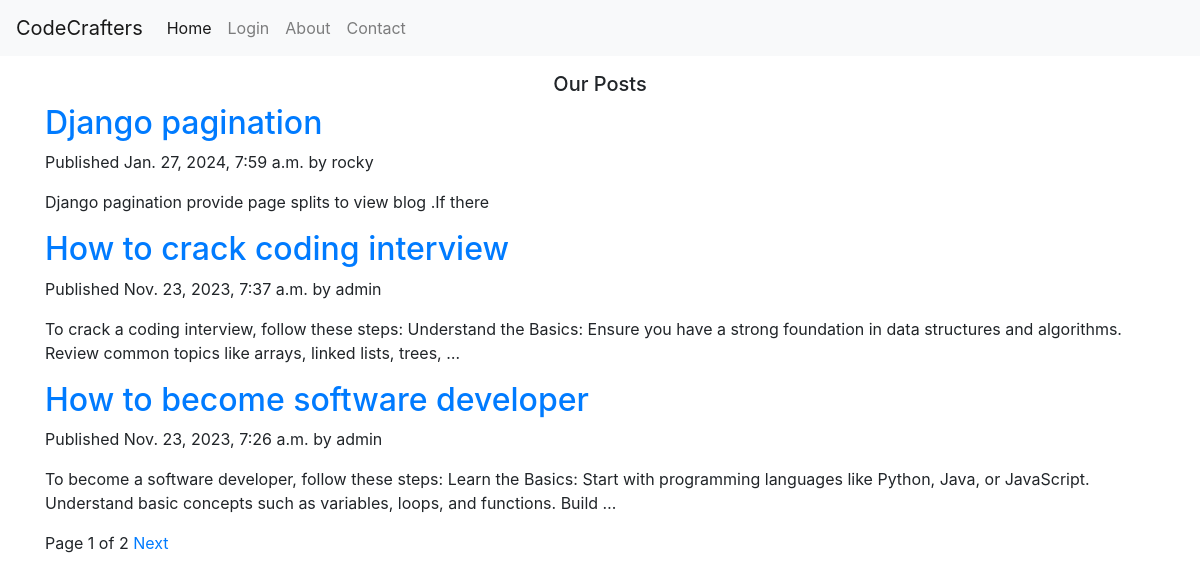
The page / on the database its author committed.
### blog/models.py (models this page shows, shortened)
class Post(models.Model):
  STATUS_CHOICES = (
        ('draft', 'Draft'),
        ('published', 'Published'),
    )
  title = models.CharField(max_length=250)
  slug = models.SlugField(max_length=250,
                            unique_for_date='publish')
  author = models.ForeignKey(User,
                              on_delete=models.CASCADE,
                              related_name='blog_posts')
  body = models.TextField()
  publish = models.DateTimeField(default=timezone.now)
  created = models.DateTimeField(auto_now_add=True)
  updated = models.DateTimeField(auto_now=True)
  status = models.CharField(max_length=10,
                              choices=STATUS_CHOICES,
                              default='draft')
  objects=models.Manager()
  published=PublishedManager()
  class Meta:
    ordering = ('-publish',)
  def get_absolute_url(self):
    return reverse('blog:post_detail',args=[self.publish.year,self.publish.month,self.publish.day,self.slug])

### blog/views.py (the view)
# urls.py: path('', views.post_list, name='post_list'),
def post_list(request):
  object_list=Post.published.all()
  paginator=Paginator(object_list,3)
  page=request.GET.get('page');
  try:
    posts=paginator.page(page)
  except PageNotAnInteger:
    posts=paginator.page(1)
  except EmptyPage:
    posts=paginator.page(paginator.num_pages)
  return render(request,'blog/post/list.html',{'page':page,'posts':posts})

### blog/models.py (called while the page is built)
  def get_queryset(self):
    return super(PublishedManager,self).get_queryset()\
    .filter(status='published')

### blog/templates/blog/post/list.html (shortened to what this page needs)
{% extends "blog/base.html" %}
{% block content %}
  <h5 class="text-center mt-3">Our Posts</h5>
  {% for post in posts %}
    <h2>
      <a href="{{ post.get_absolute_url }}">
        {{ post.title }}
      </a>
    </h2>
    <p class="date">
      Published {{ post.publish }} by {{ post.author }}
    </p>
    {{ post.body|truncatewords:30|linebreaks }}
  {% endfor %}
{% include "blog/post/pagination.html" with page=posts %}
{% endblock %}

### blog/templates/blog/base.html (shortened to what this page needs)
{% load static %}
<!DOCTYPE html>
<html>
<head>
  <link rel="stylesheet" href="https://cdn.jsdelivr.net/npm/bootstrap@4.3.1/dist/css/bootstrap.min.css">
</head>
<body>
  <nav class="navbar navbar-expand-lg navbar-light bg-light">
  <a class="navbar-brand" href="/">CodeCrafters</a>
  <div class="collapse navbar-collapse" id="navbarNav">
    <ul class="navbar-nav">
      <li class="nav-item active">
        <a class="nav-link" href="/">Home <span class="sr-only">(current)</span></a>
      </li>
      <li class="nav-item">
        <a class="nav-link" href="/admin">Login</a>
      </li>
      <li class="nav-item">
        <a class="nav-link" href="/about">About</a>
      </li>
            <li class="nav-item">
        <a class="nav-link" href="/contact">Contact</a>
      </li>
    </ul>
  </div>
</nav>
  <div id="content" class="container">
    {% block content %}
    {% endblock %}
  </div>
</body>
</html>

### blog/templates/blog/post/pagination.html (shortened to what this page needs)
<div class="paginator">
  <span class="step_links">
    <span class="current">
      Page {{page.number}} of {{page.paginator.num_pages }}
    </span>
    {% if page.has_next %}
      <a href="?page={{page.next_page_number}}">Next</a>
    {% endif %}
  </span>
</div>

### rows shown on the page
Post: title "Django pagination", publish "Jan. 27, 2024, 7:59 a.m.", author "rocky", body "Django pagination provide page splits to view blog .If there"
Post: title "How to crack coding interview", publish "Nov. 23, 2023, 7:37 a.m.", author "admin", body "To crack a coding interview, follow these steps: Understand the Basics: Ensure you have a strong foundation in data structures and algorithms. Review common topics like arrays, linked lists, trees, …"
Post: title "How to become software developer", publish "Nov. 23, 2023, 7:26 a.m.", author "admin", body "To become a software developer, follow these steps: Learn the Basics: Start with programming languages like Python, Java, or JavaScript. Understand basic concepts such as variables, loops, and functions. Build …"

### other values the page prints
{{ page.number }} "1"
{{ page.paginator.num_pages }} "2"
